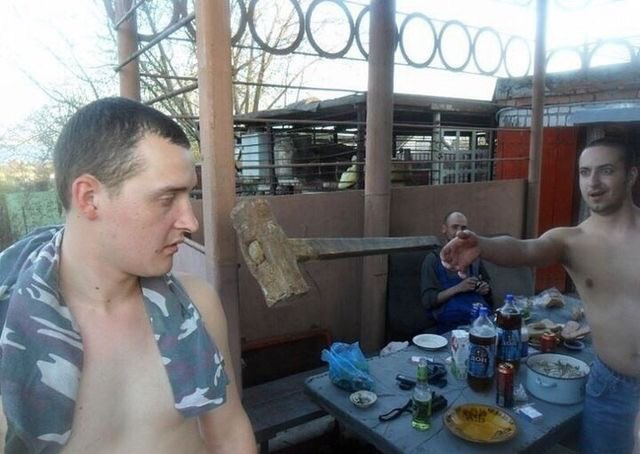
#> input picture testImage.jpg, 640 x 454 px
$ python morphologicalTransformations.py
#> lines starting #> are read from the running program, lines starting #| are printed output that depends on the picture; after the words box and inside, x2 and y2 are one past the last pixel; in counts of white or black regions, pixels touching at a corner belong together
# %%
import cv2
import numpy as np


def main():

    img = cv2.imread('testImage.jpg')
#> img is the input picture: shape (454, 640, 3); mean B, G, R 123.7, 120.9, 118.8
    img = cv2.resize(img, (400, 300))
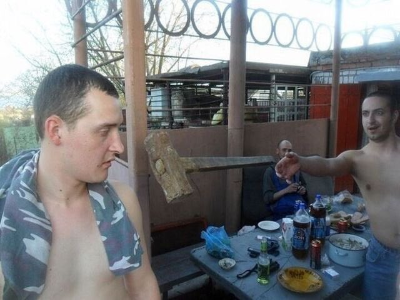
#> img: shape (300, 400, 3); mean B, G, R 123.6, 120.8, 118.6
    hsv = cv2.cvtColor(img, cv2.COLOR_BGR2HSV)
#> hsv: shape (300, 400, 3); mean H, S, V 69.2, 51.7, 131.8
    lowerGreen = np.array([50, 50, 50])
    higherGreen = np.array([180, 255, 150])
    mask = cv2.inRange(hsv, lowerGreen, higherGreen)
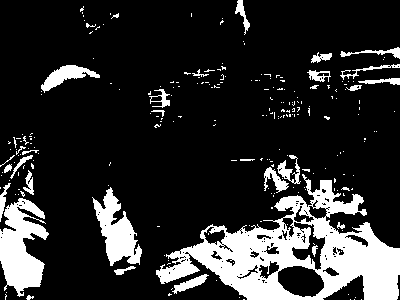
#> mask: shape (300, 400); 17.7% white; 234 white regions (201 under 20 px), largest, box (x1, y1, x2, y2) and area: (156, 174, 400, 300) 12348, (0, 198, 49, 297) 2881, (92, 187, 142, 266) 1831
    res = cv2.bitwise_and(img, img, mask=mask)
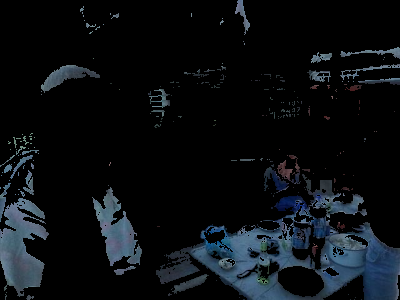
#> res: shape (300, 400, 3); mean B, G, R 18.1, 14.6, 11
    kernel = np.ones((5, 5), np.uint8)
    erosion = cv2.erode(mask, kernel, iterations=1)
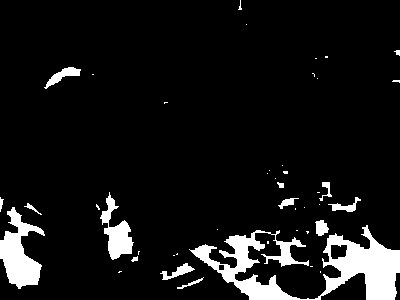
#> erosion: shape (300, 400); 8.5% white; 44 white regions (29 under 20 px), largest, box (x1, y1, x2, y2) and area: (189, 225, 400, 300) 5963, (0, 207, 45, 289) 1834, (100, 192, 134, 260) 975
    dilation = cv2.dilate(mask, kernel, iterations=1)
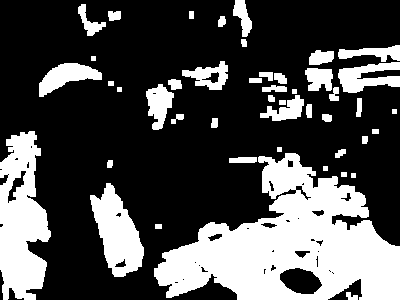
#> dilation: shape (300, 400); 30.3% white; 46 white regions, largest, box (x1, y1, x2, y2) and area: (154, 153, 400, 300) 19302, (0, 131, 51, 300) 5904, (90, 183, 144, 277) 2823
    # erosion gürültülü beyaz noktalarını silerek temizleme yapar
    # böylelikle beyaz noktalar ve nesne büyüklüğü azalalır

    # dilation siyah gürültü noktalarını silerek gürültüyü azaltır
    # beyaz noktalar ve nesne büyür

    opening = cv2.morphologyEx(mask, cv2.MORPH_OPEN, kernel)
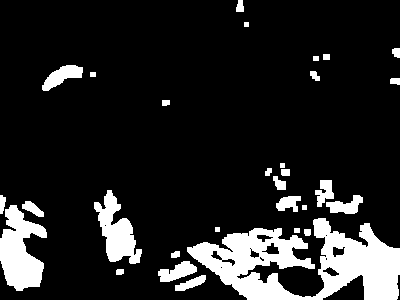
#> opening: shape (300, 400); 14% white; 30 white regions, largest, box (x1, y1, x2, y2) and area: (187, 218, 400, 300) 9187, (0, 205, 47, 291) 2484, (94, 190, 142, 264) 1698
    closing = cv2.morphologyEx(mask, cv2.MORPH_CLOSE, kernel)
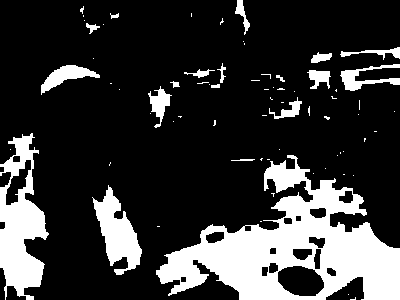
#> closing: shape (300, 400); 21.2% white; 71 white regions (52 under 20 px), largest, box (x1, y1, x2, y2) and area: (156, 155, 400, 300) 15431, (0, 133, 49, 300) 4448, (92, 185, 142, 275) 2086
    # Opening is just another name of erosion followed by dilation.
    # beyaz alan dışındaki beyaz noktaları siler
    # Closing is reverse of Opening, Dilation followed by Erosion.
    # beyaz alan içindeki siyah noktaları siler
    cv2.imshow('opening', opening)
    cv2.imshow('closing', closing)

    cv2.imshow('eresion', erosion)
    cv2.imshow('dilation', dilation)
    cv2.waitKey()
    cv2.destroyAllWindows()


main()

$ run again, with im2.jpg copied over testImage.jpg
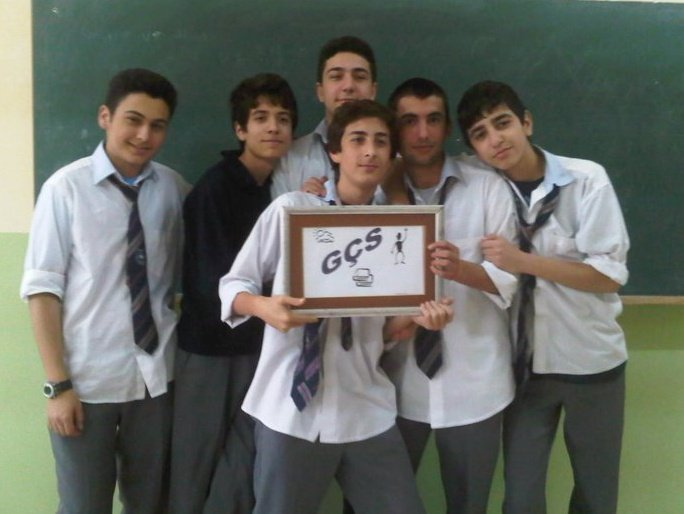
#> input picture im2.jpg, 684 x 514 px
#> in main, img is the input picture: shape (514, 684, 3); mean B, G, R 98.2, 105.8, 102.1
#> img: shape (300, 400, 3)
#> hsv: shape (300, 400, 3); mean H, S, V 68.9, 49.7, 112.2
#> in main, `mask = cv2.inRange(hsv, lowerGreen, higherGreen)`:
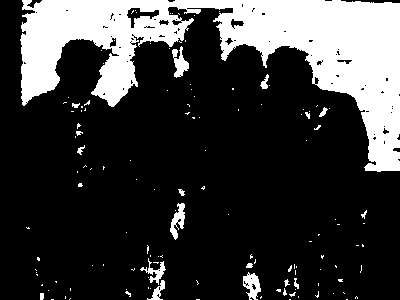
#> mask: shape (300, 400); 22.9% white; 132 white regions (114 under 20 px), largest, box (x1, y1, x2, y2) and area: (20, 0, 400, 172) 25470, (243, 272, 261, 300) 295, (172, 46, 189, 78) 279
#> erosion: shape (300, 400); 16.9% white; 23 white regions (20 under 20 px), largest, box (x1, y1, x2, y2) and area: (23, 0, 400, 169) 20138, (177, 60, 187, 73) 64, (223, 44, 231, 53) 27
#> dilation: shape (300, 400); 30.2% white; 66 white regions (1 under 20 px), largest, box (x1, y1, x2, y2) and area: (18, 0, 400, 174) 29674, (138, 243, 168, 300) 996, (241, 252, 264, 300) 732
#> opening: shape (300, 400); 21.2% white; 13 white regions, largest, box (x1, y1, x2, y2) and area: (21, 0, 400, 171) 24762, (175, 58, 189, 77) 188, (243, 276, 259, 285) 118
#> in main, `closing = cv2.morphologyEx(mask, cv2.MORPH_CLOSE, kernel)`:
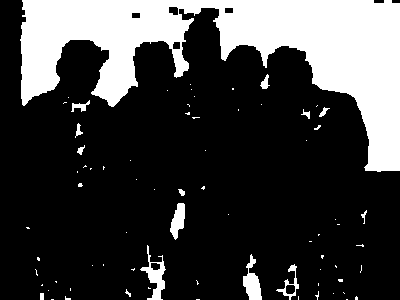
#> closing: shape (300, 400); 24.4% white; 74 white regions (59 under 20 px), largest, box (x1, y1, x2, y2) and area: (20, 0, 400, 172) 27038, (140, 245, 166, 300) 500, (243, 254, 262, 300) 454
